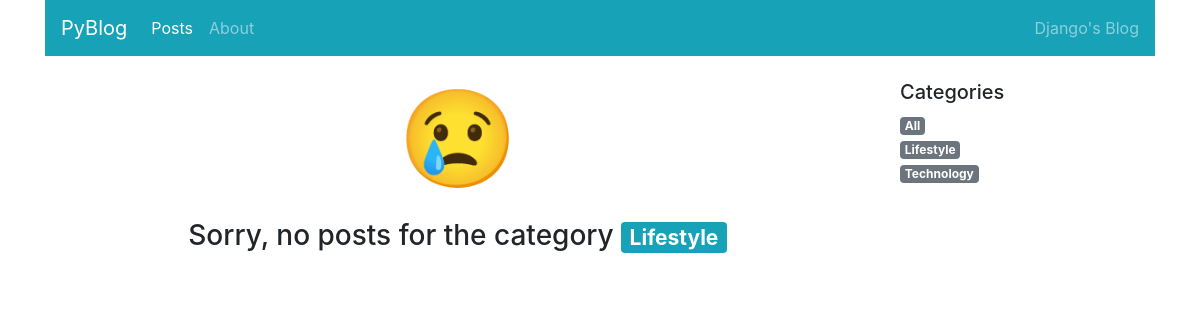
Page /blog/posts/Lifestyle/ on the earlier database version.
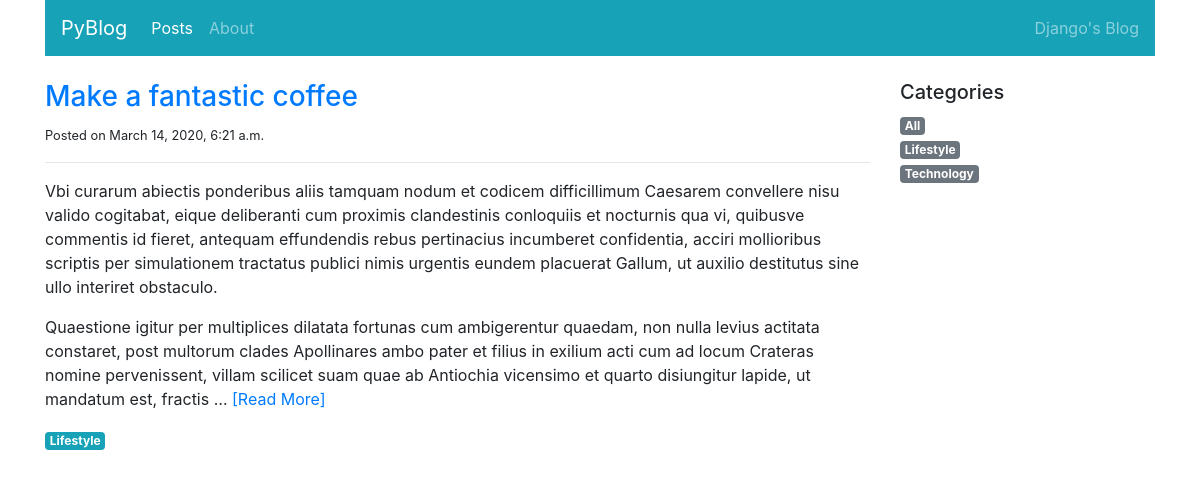
Same page on the later database version.
### blog/models.py (models this page shows, shortened)
class PostCategory(models.Model):
    name = models.CharField(max_length=50)
    def slug(self):
        return slugify(self.name)

class Post(models.Model):
    title = models.CharField(max_length=100)
    category = models.ForeignKey('PostCategory',
                                 null=True,
                                 blank=True,
                                 on_delete=models.DO_NOTHING)
    published = models.BooleanField(default=False)
    text = models.TextField(blank=True)
    created_at = models.DateTimeField(auto_now_add=True)

### blog/views.py (the view)
# urls.py: path('posts/', views.post_list, name='home'),
def post_list(request, category_name=model_helpers.post_category_all.slug()):
    categories = model_helpers.get_categories()
    category, posts = model_helpers.get_category_and_posts(category_name)
    context = {
        'navigation_items': navigation.navigation_items(navigation.NAV_POSTS),
        'category': category,
        'categories': categories,
        'posts': posts,
    }
    return render(request, 'blog/post_list.html', context)

### blog/model_helpers.py (called while the page is built)
def get_category_and_posts(category_name):
    posts = Post.objects.filter(published=True)
    if category_name == post_category_all.slug():
        category = PostCategory(name=category_name)
    else:
        try:
            category = PostCategory.objects.get(name__iexact=category_name)
            posts = posts.filter(category=category)
        except PostCategory.DoesNotExist:
            category = PostCategory(name=category_name)
            posts = Post.objects.none()
    posts = posts.order_by('-created_at')
    return category, posts

def get_categories():
    categories = list(PostCategory.objects.all().order_by('name'))
    categories.insert(0, post_category_all)
    return categories

### blog/navigation.py (called while the page is built)
def navigation_items(selected_item):
    items = []
    for name, url in NAV_ITEMS:
        items.append({
            'name': name,
            'url': url,
            'active': True if selected_item == name else False
        })
    return items

### blog/templates/blog/post_list.html (shortened to what this page needs)
{% extends 'base.html' %}
{% block content %}
<div class="col-sm-9">
    {% for post in posts %}
    <div class="mb-4">
        <h3><a href="{% url 'post-detail' post.pk %}">{{ post.title }}</a></h3>
        <small>Posted on {{ post.created_at }}</small>
        <hr>
        <p class="text-muted">
            {{ post.text|linebreaks|safe|truncatewords:100 }}
            <a href="{% url 'post-detail' post.pk %}">[Read More]</a>
        </p>
        <a href="{% url 'post-list' post.category.slug %}"
           class="badge badge-info">{{ post.category.name|capfirst }}</a>
    </div>
    {% empty %}
    <div class="text-center">
        <p class="display-1">😢</p>
        <h3 class="mt-4">
            Sorry, no posts for the category <span class="badge badge-info">{{ category.name }}</span>
        </h3>
    </div>
    {% endfor %}
</div>
<div class="col-sm-3">
    <h5>Categories</h5>
    <ul class="list-unstyled">
        {% for cat in categories %}
        <li>
            <a href="{% url 'post-list' cat.slug %}"
               class="badge badge-secondary">{{ cat.name|capfirst }}</a>
        </li>
        {% endfor %}
    </ul>
</div>
{% endblock content %}

Differences in the rows shown:
now on this page (row edited): Post: title "Make a fantastic coffee", created_at "March 14, 2020, 6:21 a.m.", text "Vbi curarum abiectis ponderibus aliis tamquam nodum et codicem difficillimum Caesarem convellere nisu valido cogitabat, eique deliberanti cum proximis clandestinis conloquiis et nocturnis qua vi, quibusve commentis id fieret, antequam effundendis rebus pertinacius incumberet confidentia, acciri mollioribus scriptis per simulationem tractatus publici nimis urgentis eundem placuerat Gallum, ut auxilio destitutus sine ullo interiret obstaculo. Quaestione igitur per multiplices dilatata fortunas cum ambigerentur quaedam, non nulla levius actitata constaret, post multorum clades Apollinares ambo pater et filius in exilium acti cum ad locum Crateras nomine pervenissent, villam scilicet suam quae…", category.name "Lifestyle"
shown differently, row unchanged: PostCategory "Lifestyle": name "Lifestyle" → (not shown)
Other differences:
text no longer shown: "😢 Sorry, no posts for the category"
